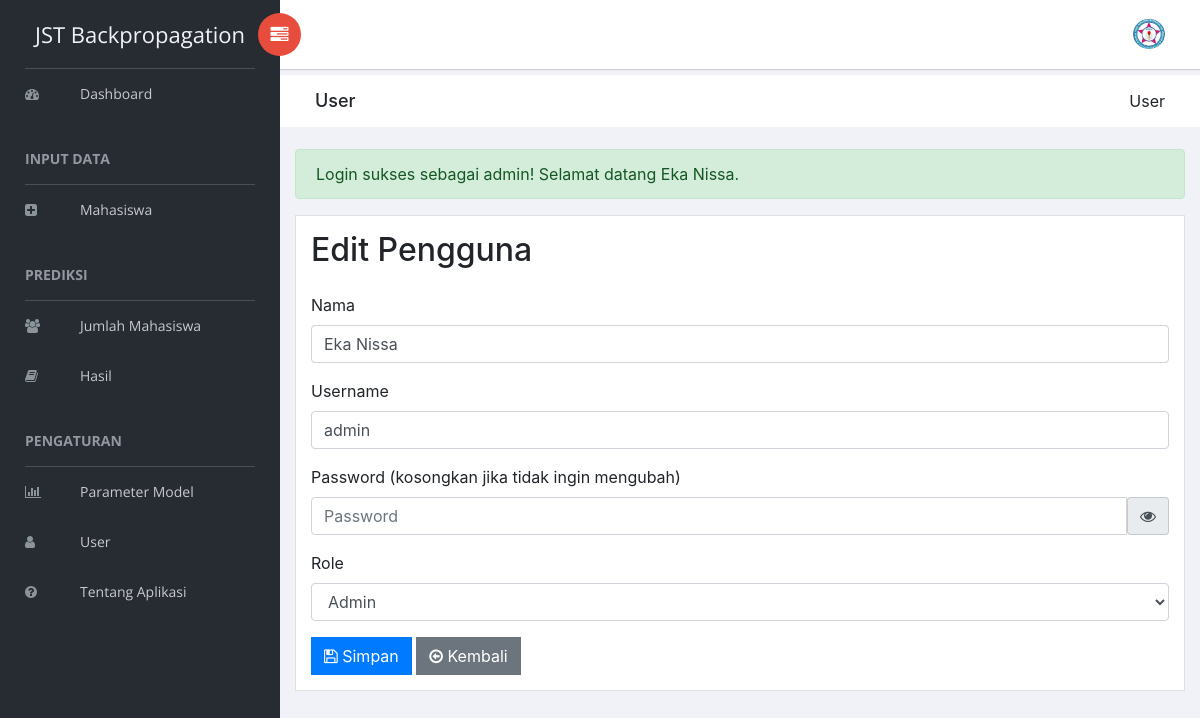
Screenshot of /editUser.php?id=1 (signed in) with the database file from the repository.
### tables this page shows
CREATE TABLE `users` (
  `id` int(11) NOT NULL,
  `nama` varchar(255) NOT NULL,
  `username` varchar(255) NOT NULL,
  `password` varchar(255) NOT NULL,
  `role` varchar(50) NOT NULL,
  `created_at` timestamp NOT NULL DEFAULT current_timestamp()
);

### editUser.php (the view, shortened to what this page needs)
<?php
require 'dbKoneksi.php';
$id = intval($_GET['id']);
$currentUser = $_SESSION['user_id'];
$currentUserRole = $_SESSION['role'];
$isSelf = ($currentUser == $id);
$isSuperAdmin = ($currentUser == 1);
$stmt = $conn->prepare("SELECT * FROM users WHERE id = ?");
$stmt->bind_param("i", $id);
$stmt->execute();
$result = $stmt->get_result();
$user = $result->fetch_assoc();
?>
<!doctype html>
<html class="no-js" lang="en">
<head>
    <link rel="stylesheet" href="vendors/bootstrap/dist/css/bootstrap.min.css">
    <link rel="stylesheet" href="vendors/font-awesome/css/font-awesome.min.css">
    <link rel="stylesheet" href="vendors/themify-icons/css/themify-icons.css">
    <link rel="stylesheet" href="vendors/flag-icon-css/css/flag-icon.min.css">
    <link rel="stylesheet" href="vendors/selectFX/css/cs-skin-elastic.css">
    <link rel="stylesheet" href="vendors/datatables.net-bs4/css/dataTables.bootstrap4.min.css">
    <link rel="stylesheet" href="vendors/datatables.net-buttons-bs4/css/buttons.bootstrap4.min.css">
    <link rel="stylesheet" href="assets/css/style.css">
</head>
<body>
    <?php include 'sidebar.php'; ?>
    <div id="right-panel" class="right-panel">
        <?php include 'header.php'; ?>
        <div class="breadcrumbs">
            <div class="col-sm-4">
                <div class="page-header float-left">
                    <div class="page-title">
                        <h1>User</h1>
                    </div>
                </div>
            </div>
            <div class="col-sm-8">
                <div class="page-header float-right">
                    <div class="page-title">
                        <ol class="breadcrumb text-right">
                            <li class="active">User</li>
                        </ol>
                    </div>
                </div>
            </div>
        </div>
        <div class="content mt-3">
            <div class="row">
                <div class="col-lg-12">
                    <?php if (isset($_SESSION['success'])) : ?>
                        <div class="alert alert-success" role="alert">
                            <?php
                            echo $_SESSION['success'];
                            ?>
                        </div>
                    <?php endif; ?>
                </div>
                <div class="col-lg-12">
                    <div class="card">
                        <div class="card-body">
                            <h2 class="mb-4">Edit Pengguna</h2>
                            <form action="editUser.php?id=<?= $id ?>" method="POST">
                                <div class="form-group">
                                    <label for="nama">Nama</label>
                                    <input type="text" name="nama" id="nama" class="form-control" value="<?= htmlspecialchars($user['nama']) ?>" autocomplete="off" required>
                                </div>
                                <?php if ($isSelf || $isSuperAdmin): ?>
                                    <div class="form-group">
                                        <label for="username">Username</label>
                                        <input type="text" name="username" id="username" class="form-control" value="<?= htmlspecialchars($user['username']) ?>" autocomplete="off" required>
                                    </div>
                                <?php endif; ?>
                                <div class="form-group">
                                    <label for="password">Password (kosongkan jika tidak ingin mengubah)</label>
                                    <div class="input-group">
                                        <input type="password" id="password" name="password" placeholder="Password" class="form-control" autocomplete="new-password">
                                        <div class="input-group-addon" onclick="togglePasswordVisibility()">
                                            <i class="fa fa-eye" id="toggleIcon"></i>
                                        </div>
                                    </div>
                                </div>
                                <?php if ($currentUserRole === 'admin' || $isSuperAdmin): ?>
                                    <div class="form-group">
                                        <label for="role">Role</label>
                                        <select name="role" id="role" class="form-control">
                                            <option value="admin" <?= $user['role'] === 'admin' ? 'selected' : '' ?>>Admin</option>
                                        </select>
                                    </div>
                                <?php endif; ?>
                                <button type="submit" class="btn btn-primary"><i class="fa fa-save"></i> Simpan</button>
                                <?php if ($currentUserRole !== 'user'): ?>
                                    <a href="user.php" class="btn btn-secondary"><i class="fa fa-arrow-circle-o-left"></i> Kembali</a>
                                <?php endif; ?>
                            </form>
                        </div>
                    </div>
                </div>
            </div>
        </div>
    </div>
</body>
</html>

### editUser.php (style rules this page uses)
.form-group .input-group-addon { cursor: pointer; }

### rows the page displays
users: nama "Eka Nissa", username "admin", role "Admin"

### other values shown
$_SESSION['success'] "Login sukses sebagai admin! Selamat datang Eka Nissa."
